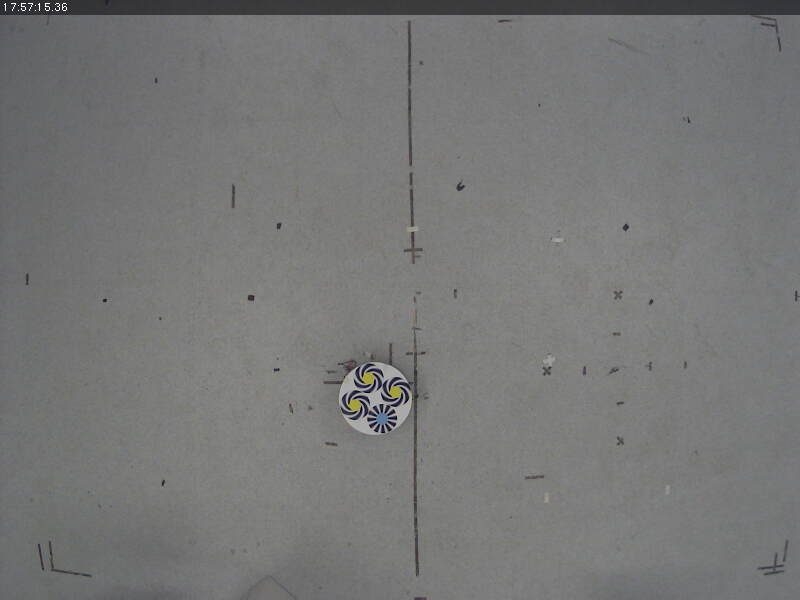
%> input picture one_pie_same_freq.jpg, 800 x 600 px
$ octave --eval "result = findDistance(imread('one_pie_same_freq.jpg'));"   (GNU Octave 9; MATLAB toolbox functions it lacks are replaced by stand-ins)
%> lines starting %> are read from the running program, lines starting %| are printed output that depends on the picture
### main_detect_spirals.m
function[spirals] = main_detect_spirals(img)

    imrgb = img;
    mrect =     [1    1   size(imrgb,2) size(imrgb,1)]; thresh=0.85;%defalut 0.6 %entire image as rectangle...

    %Region Of Interest, roi, is in the order: rowTL,colTL,rowBR, colBR
    %Translate matlab rectangle to roi
    roi=mrect;
    botr=roi(1:2)+roi(3:4)-1;
    roi=[roi(1:2),botr];
    roi=[roi(2),roi(1),roi(4),roi(3)];
    roi_imrgb=imrgb(roi(1):roi(3),roi(2):roi(4),:);
    roi_im=roi_imrgb(:,:,2);
    %figure(21);imshow(roi_imrgb ); truesize

    %Initialization: produce centroid masks (rowmask and colmask)
    Ncm=15; Nch=(Ncm-1)/2;
    colmask=ones(Ncm,1)*[-Nch:Nch]; % rowmask=reshape(rowmask, [Ncm*Ncm,1]);rowmask=rowmask';
    rowmask=[-Nch:Nch]'*ones(1,Ncm); %colmask=reshape(colmask, [Ncm*Ncm,1]);colmask=colmask';


    %initialization: spiral detection
    %generate 4 1D derivative filters and a 2D complex filter.
    sma1=(0.75); %0.75
    dx=gaussgen(sma1,'dxg',[1,round(sma1*6)]);
    gx=gaussgen(sma1,'gau',[1,round(sma1*6)]);
    dy=-dx';
    gy=gx';

    sma2=(10); %defalult 16
    sma=[sma1,sma2];
    typ=2; sm=double(-sma2); gammaf=100;
    % ...if sm is negative then symdergaussgen interprets it as the radius
    %   that we wish that the max filter values will occur (instead of standard
    %   deviation.
    h2=symdergaussgen(typ,sm,gammaf);
    scaling=['sclon'];
    gamma=0.01;

    ptime=[];
    tic
    %DETECT spiral objects.
    [spiral_obj_roi,I20nmxs,I20]=spiral_detection_buf(double(roi_im),sma,scaling,gamma,dx,gx,dy,gy,h2,rowmask,colmask,thresh);
    spiral_obj=[];
    if size(spiral_obj_roi,1)>0
        spiral_obj=[roi(1)+spiral_obj_roi(:,1)-1,roi(2)+spiral_obj_roi(:,2)-1,spiral_obj_roi(:,3)];
    end
    ptime=[ptime toc];

    if size(spiral_obj_roi,1)>0
        imrgb(:,:,2)=mark_obj(imrgb(:,:,2),spiral_obj);
        spiral_obj;

    end
    %figure(5);imshow(imrgb); axis image; truesize
    ptime=[ptime sum(ptime) ptime/sum(ptime)];
    spirals = spiral_obj;  %returning all the spirals


### gst_sep_unsep.m
function [I20,I11] = gst_sep_unsep(inim,dx,gx,dy,gy,gamma,w2)
%GST_SEP_UNSEP  Computes the generalized structure tensor for a symmetry order.
%
%   The input image must be supplied in INIM, having type double. The
%   symmetry type is given by the parameter TYP.
%
%   The parameter w1 represents the filter used in the first level. It has 2 rows. The first row is the
%   derivative filtering whereas the second row is the integrative
%   filtering.
%
%   The parameter w2 is a 2D complex filter used in the second
%   level.

%%CPU-Time
 i20_time=[];
 tic %1: start measuring the cpu-time

% dxf=filter2(gy,  filter2(dx,inim));  %derivate inim with respect to x
% dyf= filter2(gx, filter2(dy,inim)); %derivate inim wrt  y
dxf= conv2(conv2(inim,dx,'same'),gy,'same');  %derivate inim with respect to x
dyf= conv2(conv2(inim,dy,'same'),gx,'same'); %derivate inim wrt  y

[agrad,mgrad]=cart2pol(dxf,dyf);
if (gamma ~= 1.0)
    mgrad=mgrad.^(gamma);
end

dagrad=2*agrad;
[LSX,LSY]=pol2cart(dagrad,mgrad);
I20=complex(LSX,LSY);


%%CPU-Time
%i20_time= [i20_time toc], Info=['<-ILS by separable filtering including gamma correction of grad-magnitudes.'] %1: append the cpu-time measurement obtained between the last tic and the current statement


% %Filters:  x^2-y^2 -i*2*x*y
% %generate 2 1-D integrative filters
% xxg=gaussgen(sma2,'xxg',[1,round(sma2*7)]);%generate large horizontal xxg  filter
% yyg=xxg';
%
% xg=gaussgen(sma2,'dxg',[1,round(sma2*7)]);%generate large horizontal xg  filter
% yg=-xg';
%
%
% gx2=gaussgen(sma2,'gau',[1,round(sma2*7)]);%generate large horizontal gaussian filter
% gy2=gx2';%generate vertical gaussian filter
%
%
%
%  i20=filter2(gy2, filter2(xxg,LS)) - filter2(gx2, filter2(yyg,LS)); %average the orientation tensor with large gaussian
%  i20=i20+j*2*filter2(yg, filter2(xg,LS));
%  i11= filter2(gy2, filter2(xxg,ALS))+filter2(gx2, filter2(yyg,ALS)); %average the magnitutude of the orientation tensor with large gaussian

%
% typ=-2; sm=sma2; gammaf=100 ;
% %typ=0; sm=0.33; gammaf=1;
% h2=symdergaussgen(typ,sm,gammaf);


%%CPU-Time
%I20=double(I20);
%w2=double(w2);
tic %2: start measuring the cpu-time


if (nnz(w2)>1)
%I20=conv2(real(I20),real(w2),'same')-conv2(imag(I20),imag(w2),'same')+i*(conv2(real(I20),imag(w2),'same')+conv2(imag(I20),real(w2),'same'));
%    I20=conv2(I20,w2,'same');

% I20=conv2(I20(1:4:size(I20,1),1:4:size(I20,2)),w2(1:4:size(w2,1),1:4:size(w2,2)),'same');

%We  computeI20 at evrery second column/row...to save time. It is
%less-precise but FAST, despite that it is a true 2D complex convolution!
I20=conv2(I20(1:2:size(I20,1),1:2:size(I20,2)),w2(1:2:size(w2,1),1:2:size(w2,2)),'same');
    %    I20=filter2(w2,I20);
end
%%CPU-Time
% i20_time= [i20_time toc], Info=['<-complex-filtering']  %2: append the cpu-time measurement obtained between the last tic and the current statement

if (1<nargout)
%%CPU-Time
%    tic %3: start measuring the cpu-time
    I11=filter2(abs(w2),mgrad);
%%CPU-Time
%     i20_time= [i20_time toc], Info=['<-real-filtering (I11).'] %3: append the cpu-time measurement obtained between the last tic and the current statement
end
%%CPU-Time
% si20_time=sum(i20_time)
% ri20_time=i20_time/si20_time
end


### spiral_detection_buf.m
function  [o,I20nmxs,I20,I11]=spiral_detection_buf(inim,std,scaling,gamma,dx,gx,dy,gy,h2,rowmask,colmask,thresh)
% (C) Josef Bigun
%           [LS,C2LS]=spiral_detection(inim,std,scaling,gamma)
%Computes the linear symmetry (logzLS) in local neighborhoods in log(z) coordinates.
%The details of the theory is given in
% @Article{bigun97cviu2,
%   author =       {J. Bigun},
%   title =        {Pattern
% recognition in images by symmetries and coordinate transformations},
%   journal =      cviu,
%   year =         {1997},
%   OPTkey =       {},
%   volume =       {68},
%   number =    {3},
%   OPTmonth =     {},
%   pages =     {290-307},
%   OPTannote =    { %old key: bigun96cviu2},
% OPTnote =      {\htmladdnormallink{bigun97cviu2.pdf}{bigun97cviu2.pdf}},
% keywords =     "pattern recognition theory; local symmetry; lie
%                  groups; infinitesimal operators; image analysis;
%                  computer vision; matching; local orientation tensors;
%                  infinitesimal linear symmetry",
% }
%LS is a three dimensional matrix. It consists of  three 2-D matrices that represent the local
%orientation as well as two error measures of the local orientation fitting.
%The first component,  LS(:,:,1) is  2*angle where angle is the angle
% of a spiral. The second component LS(:,:,2) is
%is Lambda_{worst} -Lambda_{best} that represents the difference of the total errors when
%worst and best orientations are fit to the local neighborhood, known as |i20|. The third component LS(:,:,3)
%is the sum  of the best and worst total errors, Lambda_{worst} +Lambda_{best}, known as i11.
%The best fit orientation and the worst fit orientations are always orthogonal to each
%other, so that it is not necessary to compute the worst orientation explicitly.
%
%C2LS is a certainty measure corrected i20 which is (i11*|i20|)^gamma2 exp(i angle(i20)).
%It is forced to 0 (clipped) at i11<0.25*max_{global}(\lambda_{worst}+\lambda_{best})
%
%The function spiral_detection can be called with 1, 2, 3, or 4  input arguments as:
%spiral_detection(inim), spiral_detection(inim,std), spiral_detection(inim,std,scaling), spiral_detection(inim,std,scaling,gamma).
% The default values of the omitted arguments are
%      std=[0.8, 3.5];
%      scaling='sclon';
%      gamma=0.8;
% gamma is used to exponentiate the gradient magnitudes.
% If std(1)<0.9 then the size of the original image is doubled.
%See also lsdisp to display LS.


%
% scl='sclon'; PI=atan(1)*4;
% sma1=0.9; sma2=1.5;
% gammad=0.8;
%
%
% if (1 < nargin)
sma1=std(1); sma2=std(2);
% [26 lines of commented-out code are left out]
spiral_time=[];
% if 3<nargout
%     [I20,I11] = gst_sep_unsep(inim,dx,gx,dy,gy,gamma,h2);
% else
    tic %2.1: start measuring the cpu-time
    [I20] = gst_sep_unsep(inim,dx,gx,dy,gy,gamma,h2);
 %   spiral_time= [spiral_time toc], Info=['<-I20 by non-separable filtering'] %2.1: append the cpu-time measurement obtained between the last tic and the current statement
% end

%put zeros around the boundary of I20
%compute the absolute values of pixels in I20
%normalize the absolute values with maximum absolute value
%gamma correct them with value 3.5
%Keep only those which are half as much as the maximum.
tic %2.2: start measuring the cpu-time
%b=round(3*sma1)+round((size(h2,1)-1)/2);
b=round(3*sma1)+round((size(h2,1)/2-1)/2);

I20(1:b-1,:)=0;
hs=size(I20,1);
I20(hs-b:hs,:)=0;
I20(:,1:b-1)=0;
ws=size(I20,2);
I20(:,ws-b:ws)=0;
mI20=abs(I20);
mxm=max(mI20(:));
mI20=(mI20/mxm);
%mI20=(mI20 >= 0.25) .* mI20;
mI20=mI20.^3.5;
%mI20=(mI20 >= 0.35) .* mI20;
%spiral_time= [spiral_time toc], Info=['<-Thresholding I20.'] %2.2: append the cpu-time measurement obtained between the last tic and the current statement

%Use either Non-maximum suppression.
tic %2.3: start measuring the cpu-time
% [9 lines of commented-out code are left out]
[centroids ] = centr(mI20,thresh,rowmask,colmask );
rowmask; colmask;
ao=angle(I20(sub2ind(size(I20),round(centroids(:,1)),round(centroids(:,2)))));
centroids=centroids*2;
o=[centroids(:,1),centroids(:,2),ao];
I20nmxs=mI20;
% [17 lines of commented-out code are left out]

end

### centr.m
function [centroids] = centr(inim,thresh,rowmask,colmask )
%UNTITLED Summary of this function goes here
%   Detailed explanation goes here


Ncm=size(colmask,1);
Nch=(Ncm-1)/2;
% [6 lines of commented-out code are left out]
   threshim= (thresh < inim );
   % hejtmp=imrgb(:,:,2);
  %imrgb(:,:,2)=uint8(round(255.0*threshim)+round(double(hejtmp).*(1-threshim))) ;
   inim=threshim.*inim;
% end

%Centroid computations
threshim=sparse(threshim);
[row,col]=find(threshim);
LNZ=length(row);
k=1; cr=[];cc=[];
%Take out a local image but make sure that it is from inside of the larger
%image
while LNZ>0
%rL=max((row(k)-Nch),1);
ovf= (row(k) - Nch)-1;
if 0<=ovf
    offrL=0;
else
    offrL=-ovf;
    rL=1;
end;

%rH=min((row(k)+Nch),size(inim,1));
ovf=size(inim,1)-(row(k)+Nch);
if 0<= ovf
    offrH=0;
else
    offrH=-ovf;
    rH=size(inim,1);
end;
%cL=max((col(k)-Nch),1);
ovf= (col(k) - Nch)-1;
if 0<=ovf
    offcL=0;
else
    offcL=-ovf+1;
    cL=1;
end;

%cH=min((col(k)+Nch),size(inim,2));
ovf= size(inim,2)-(col(k)+Nch);
if 0<=ovf
    offcH=0;
else
    offcH=-ovf;
    rH=size(inim,2);
end;

%offrL,offrH,offcL,offcH
%(offrL+row(k)-Nch),(row(k)+Nch-offrH),(offcL+col(k)-Nch),(col(k)+Nch-offcH)
locim=inim((offrL+row(k)-Nch):(row(k)+Nch-offrH),(offcL+col(k)-Nch):(col(k)+Nch-offcH));
%MAKE SURE THAT THE CENTROID MASKS HAVE THE SAME SIZE AS THE LOCAL IMAGE
rowmaskl=rowmask((1+offrL:Ncm-offrH),(1+offcL:Ncm-offcH));
colmaskl=colmask((1+offrL:Ncm-offrH),(1+offcL:Ncm-offcH));

% [4 lines of commented-out code are left out]
 sl=sum(sum(locim));

 lcr=sum(sum (rowmaskl.*locim))/sl;
 lcc= sum(sum(colmaskl.*locim))/sl;

% return

 cr=[cr;row(k)+ lcr];
 cc=[cc;col(k)+lcc];
 threshim(  max((row(k)-Ncm),1):(row(k)+Ncm),max((col(k)-Ncm),1):(col(k)+Ncm))=0;
[row,col]=find(threshim);
LNZ=length(row);
%pause
end
% figure(7); imagesc(threshim);truesize; axis off; axis image; colormap(gray(256))
centroids=([cr,cc]);

end

### mark_obj.m
function [ inim ] = mark_obj(inim,oo )
%(C) Josef Bigun 2009, 2010
%MARK_OBJ Marks objects o, by tiny crosses in inim
%   o is a list of object coordinates in its rows. The
%   first column is row coordinate and the second column is column coordinate.
nsc=8;
o=int32(round(oo));
for k=1:size(o,1)
    [o(k,1),o(k,2)];
inim(o(k,1), (o(k,2)-nsc):(o(k,2)+nsc))=0;
inim((o(k,1)-nsc):(o(k,1)+nsc),o(k,2))=0;
end

end

### gaussgen.m
function [h, x, y]=gaussgen(sma,type,sizev)
% $Id: gaussgen.m,v 1.5 2005/12/05 22:52:00 josef Exp josef $
% (C) Josef Bigun
% This function generates a 2-D gaussian kernel with standard deviation of sma if type ='gauss'.
% it generates a 2-D  gaussian derivative kernel with standard deviation of sma
% if type='dxg'.  The argument sizev is a vector telling the size of the filter [height,width].
% By using height=1 or widht=1, 1-D gaussian or derivative of gaussians can be generated.
%
% The function can be called with 0, 1, 2, and 3 arguments as:
%   gaussgen, gaussgen(sma), gausssgen(sma,type), and
%   gaussgen(sma,type,sizev)
% The default values of the omitted variables  are
% sma =1;
% typ='gau';
% siz =[1,round(6*std)];
% If sma is negative then it is interpreted as reduction factor, not as standard deviation.
% The corresponding sigma is calculated using the max-norm approximation of octave
% reduction. The used sigma is typed.


sm =1;
if nargin>0 sm=sma;  end


%%Reinterpretation of sm depending on its value
if  ((0<=sm) && (sm<=0.33))
    sizev=[1,1];
    Info=['Sigma, if positive, and less then 0.33 it is set to 0.33 as done now.!']
    Info=['...Filter size is set to 1x1!']
    sm=0.33, sizev=[1,1];
elseif (-1<= sm &&(sm<0))
    Info=['Reduction factor requests must not be in [-1, 0 )']
    Info=['...Reduction filters must reduce image size with a factor larger than 1 to be meaningful.']
    return
    %If sm is less then -1 then, it is interpreted as
    % reduction-factor for a reducton filter. The sigma for the
    %corresponding filter is computed and printed%
elseif sm<-1
    Info =['... The reduction factor you requested is rf=',num2str(abs(sm)),'.']
    Info =['The corresponding sm and filter size yields:']
    sm=0.75*(abs(sm)/2);
end

typ='gau';

if nargin>1
    if size(type,2)==2
        if (type=='xg')
            typ='dxg';
        elseif type=='ga'
            typ='gau';
        else
            typ='unk';
        end
    elseif size(type,2)==3
        if ((type=='gau')|(type=='dxg')|(type=='xxg'))
            typ=type;
        else
            typ='unk';
        end
    end
    if typ=='unk'
        Info='Valid filter types are gau,{xg|dxg},xxg'
        return
    end
end

siz =[1,-1];
if (typ == 'dyg')
    siz =[-1,1];
end

if nargin>2
    siz=sizev;
end

if siz(1)<0 siz(1)=1+2*round(3*sm); end
if siz(2)<0 siz(2)=1+2*round(3*sm); end


[x,y]=meshgrid(-(siz(2)-1)/2:(siz(2)-1)/2,-(siz(1)-1)/2:(siz(1)-1)/2);

if (typ == 'gau')
    h = exp(-(x.*x + y.*y)/(2*sm*sm));
    h = h/sum(sum(h));
end

if (typ == 'dxg')
    h = x.*exp(-(x.*x + y.*y)/(2*sm*sm));
    h = h/sum(sum(abs(h)))/2;
end

if (typ == 'xxg')
    h = x.*x.*exp(-(x.*x + y.*y)/(2*sm*sm));
    h = h/sum(sum(abs(h)));
end

### symdergaussgen.m
function [h, x, y]= symdergaussgen(typ,sm,gamma,sizev)
% $Id: symdergaussgen.m,v 1.3 2011/05/30 17:08:51 josef Exp $
% (C) Josef Bigun
% This function generates a 2-D gaussian kernel with standard deviation of sma if type ='gauss'.
% it generates a 2-D  symmetry derivative of a gaussian kernel with standard deviation of sma.
%   The argument sizev is a vector telling the size of the filter [height,width].
% By using height=1 or width=1, 1-D gaussian or derivative of gaussians can be generated.
%If sma is smaller than 0.33, it causes sizev=[1 1].
%
% The function can be called with 0, 1, 2, 3 and 4 arguments as:
%   symdergaussgen, symdergaussgen(type), symdergaussgen(typ,sm),
%     symdergaussgen(typ,sm,gamma), and symdergaussgen(typ,sm,gamma,sizev).
% The default values of the omitted variables  are
%typ=1; sm=1; gamma=1.0; sizev=[-1,-1];
%
%  -if typ<>0� and sm is negative then sm is interpreted as radius at
%  which the filter is maximum, not as standard deviation. Information on
%  this is given. Gamma controls how steeply the filter magnitide goes down from its
%  maximum down to zero.
%  -If typ=0 the routine generates a gaussian with  sm as standard
%  deviation (using gaussgen) and gamma has no effect.  If sm is negative (while typ=0)
%   it is interpreted as a down-size factor f, and sm is computed from this as sm=0.75*f/2 (see gausgen);
%
% If a sizev element is negative, then the filter size in the
% negative dimensions are calculated by the routine itself.
% If sizev is omitted altogether then the
% filter size is calculated in both dimensions by the routine itself.


%%Argument parsing

%No arguments
typd=1; if nargin<1 typ=typd; end
% [6 lines of commented-out code are left out]
smd =1; if nargin <2 sm=smd;end

%2 arguments
gammad=1.0; if nargin<3  gamma=gammad; end

%3 arguments
sized=[-1,-1]; if nargin<4  sizev=sized; end


atyp=abs(typ);

if atyp==0
    [h, x, y]=gaussgen(sm,'gau',sizev);
    %figure(1003);
    lsdisp(complex(h),1);
     Info=['Using gaussgen to generate filters of symmetry-order 0'];
else
    %If negative, reinterpret sm such that it will correspond to the
    %max-magnitude radius directly.
    if sm<0
        sm=abs(sm)/sqrt(2);
    end;
    %    XF=sm*(sqrt(typ))
    %    RF=XF+ (sm*3/sqrt(2))
    EF=sm*(prod(1./[1:2:(atyp-1)]+1))*sqrt(2/pi);
    if mod(atyp,2)==1
        EF=sm*(prod(1./[2:2:(atyp-1)]+1))*sqrt(pi/2);
    end
%     Info=['Expected Filter Radius=', num2str(EF)]
    r0=sqrt(atyp)*sm;
%     Info=['Radius at filter maximum=', num2str(r0)]

%Filter absolute value  at truncation,
   ep=exp(-9/sqrt(2));

%Calculate thefilter size as the root of H
H=@(rr) ep-((rr^atyp)*exp(-(rr/sm)^2/2)/(((sqrt(atyp)*sm)^atyp)*exp(-atyp/2)))^gamma;
    rn=fzero(H,sqrt(atyp)*sm*[0, 1]);
    rx=fzero(H,sqrt(atyp)*sm*[1, 6]);
%     Info=['Inner radius, rn, and Outer radius, rx, are defined as the filter values reaching ep=', num2str(ep) ]
    wr=rx-rn;
%     Info=['rn=',num2str(rn), '  rx=',num2str(rx), '  rx-rn=',num2str(wr) ]

    %   RF=r0+ (sm*3)  %rather good approximation of rx
    %   RF=EF+ (sm*3/sqrt(2)) %poor approximation of rx despite that r0<EF.

    if sizev(1)<0 sizev(1)=1+2*round(rx); end
    if sizev(2)<0 sizev(2)=1+2*round(rx); end

[x,y]=meshgrid(-(sizev(2)-1)/2:(sizev(2)-1)/2,-(sizev(1)-1)/2:(sizev(1)-1)/2);
[th,r]=cart2pol(x,y);

h = exp(-(r.*r)/(2*sm*sm));
    h=r.^(abs(atyp)).*h;
    h=h/(((sqrt(atyp)*sm)^atyp)*exp(-atyp/2));
    if gamma ~=1.0
        h=h.^gamma;
        %        h(abs(r(:)-rn) <= 0.5)=1; h(abs(r(:)-rx) <= 0.5)=1; h(abs(r(:)-EF) <= 0.5)=0.25; h(abs(r(:)-r0) <= 0.5)=0.5;
    end
%Normalize so that max is 1 (Obs! for typ <> 0)
h = h/sum(sum(h));
% plot the complex filter, for inspection/debugging

[hre,him]=pol2cart(typ*th,h);
h=hre+i*him;
% Info=['filtersize=', num2str(sizev)]
%lsdisp((h),1)
end

% [7 lines of commented-out code are left out]

### findDistance.m
function[Dis_to_obj] = findDistance(img)

foundSpirols = [];  %temporary sprilas
distance = 0;
m = img;
centers = main_detect_spirals(m);       %get all spirals

for i = 1:size(centers, 1)     %find the real spirals from all the spirals
    if centers(i, 3) < -0.85 && centers(i, 3) > -1.2      %for different angle of spirals add this condition with diffent angles in radian
        foundSpirols = cat(1,foundSpirols, centers(i, :));
    elseif centers(i, 3) < 0.99 && centers(i, 3) > 1.09
        foundSpirols = cat(1,foundSpirols, centers(i, :));
    end
end

if size(foundSpirols, 1) > 1     %calculate the distance between found real spirals
    distance = sqrt(((foundSpirols(2,1)-foundSpirols(1,1))^2)+((foundSpirols(2,2)-foundSpirols(1,2))^2));
    Dis_to_obj=(4.25*648.3492)/distance;  %for 320x280 =3.2, 640x480 = 5

else   %if no distance return big distance
    Dis_to_obj = 2;
end


%> in findDistance, m is the input picture: size 600x800x3 uint8; mean R, G, B 118.5, 118.7, 118.3
%> in gst_sep_unsep, `dxf= conv2(conv2(inim,dx,'same'),gy,'same');`:
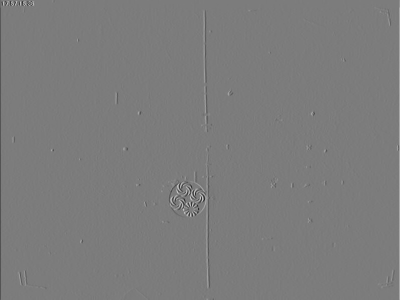
%> dxf: size 600x800 double (shown at 1/2 size); min -47.37, max 49.91, mean 0; drawn with min black and max white
%> in gst_sep_unsep, `[agrad,mgrad]=cart2pol(dxf,dyf);`:
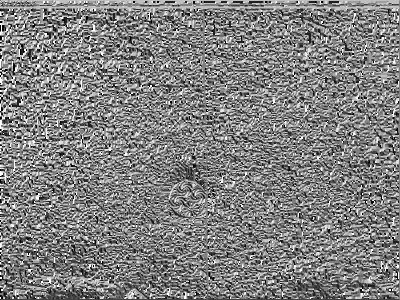
%> agrad: size 600x800 double (shown at 1/2 size); min -3.14, max 3.14, mean 0.0234; drawn with min black and max white
%> in gst_sep_unsep, `mgrad=mgrad.^(gamma);`:
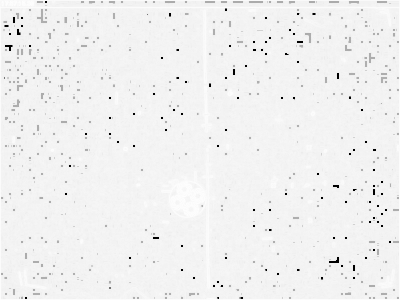
%> mgrad: size 600x800 double (shown at 1/2 size); min 0, max 1.04, mean 0.983; drawn with min black and max white
%> in gst_sep_unsep, `[LSX,LSY]=pol2cart(dagrad,mgrad);`:
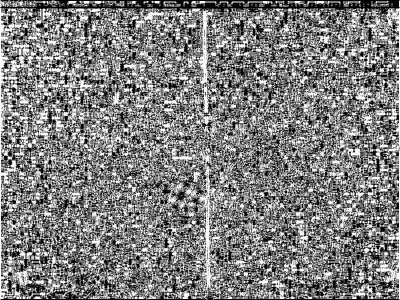
%> LSX: size 600x800 double (shown at 1/2 size); min -1.04, max 1.04, mean -0.0071; drawn with min black and max white
%> in gst_sep_unsep, `[LSX,LSY]=pol2cart(dagrad,mgrad);`:
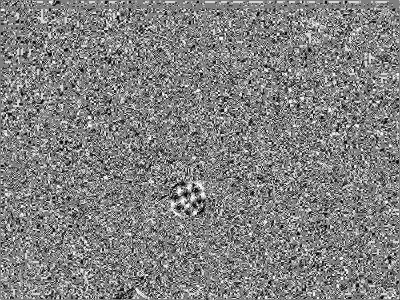
%> LSY: size 600x800 double (shown at 1/2 size); min -1.04, max 1.04, mean 0.00894; drawn with min black and max white
%> in spiral_detection_buf, `mI20=abs(I20);`:
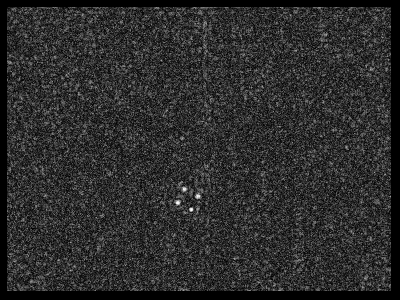
%> mI20: size 300x400 double; min 0, max 0.285, mean 0.0505; drawn with min black and max white
%> in spiral_detection_buf, `mxm=max(mI20(:));`: mxm = 0.285
%> in spiral_detection_buf, `mI20=mI20.^3.5;`:
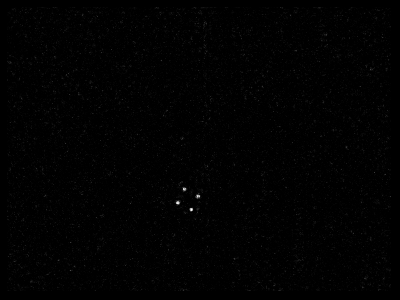
%> mI20: size 300x400 double; min 0, max 1, mean 0.00737
%> in centr, `[row,col]=find(threshim);`: row = [203; 204; 204; 210; 211; 197]; col = [178; 178; 179; 192; 192; 198]
%> in centr, `LNZ=length(row);`: LNZ = 6
%> the loop in centr, `while LNZ>0` made 2 passes
%> (offrL, offrH, offcL, offcH, sl, lcr, lcc) on pass 1: (0, 0, 0, 0, 2.74, 0.674, 0.325)
%> in centr, `centroids=([cr,cc]);`: centroids = [203.7 178.3; 197 198]
%> in spiral_detection_buf, `ao=angle(I20(sub2ind(size(I20),round(centroids(:,1)),round(centroids(:..`: ao = [1.02; 0.992]
%> in spiral_detection_buf, `centroids=centroids*2;`: centroids = [407.3 356.6; 394 396]
%> in spiral_detection_buf, `o=[centroids(:,1),centroids(:,2),ao];`: o = [407.3 356.6 1.02; 394 396 0.992]
%> in mark_obj, `o=int32(round(oo));`: o = [407 357 1; 394 396 1]
%> in main_detect_spirals, `spirals = spiral_obj;`: spirals = [407.3 356.6 1.02; 394 396 0.992]
